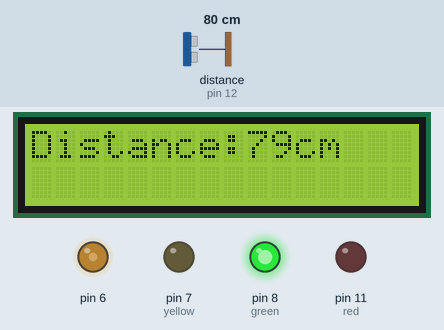
This sketch was run on a simulated Arduino Uno, built with avr-gcc and run on an emulated ATmega328P. Shown: 16×2 character LCD, output pins drawn as LEDs (lit = HIGH). Wiring (inferred from the names in the program): ultrasonic range finder: trigger pin 13; echo pin 12. The inputs (shaded band) are chosen by the test bench; at power-on: distance to the obstacle (sensor on pin 12) 80 cm. The echo pulse lasts 58.3 µs per cm; pins used as bus, display or sensor lines are not drawn; what the sketch prints to the serial monitor is not drawn.

Above: at 1.2 s.
1.3 s: distance to the obstacle (sensor on pin 12) set to 24 cm
At 1.9 s:
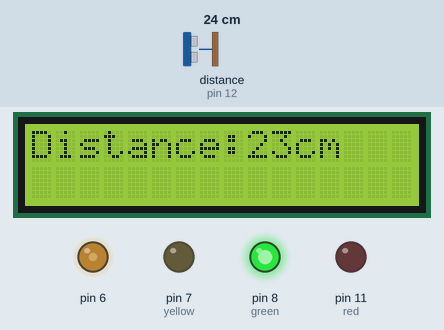
2.8 s: distance to the obstacle (sensor on pin 12) set to 19 cm
At 4.4 s:
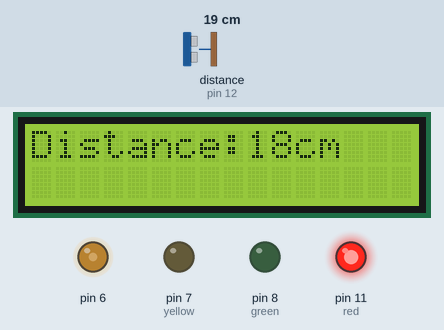
5.3 s: distance to the obstacle (sensor on pin 12) set to 2 cm
At 6.9 s:
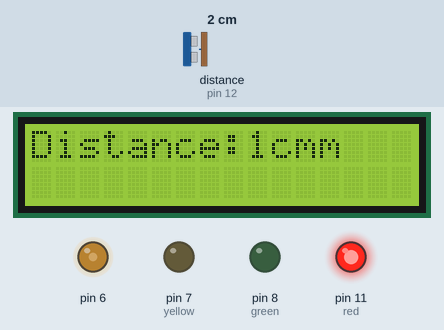
7.3 s: distance to the obstacle (sensor on pin 12) set to 23 cm
At 8.4 s:
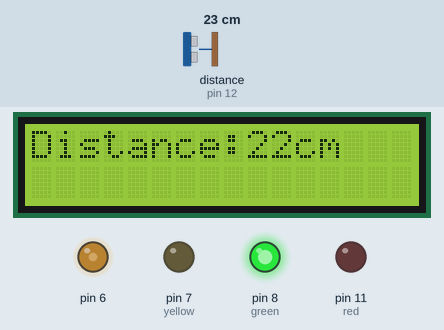
9.4 s: distance to the obstacle (sensor on pin 12) set to 4 cm
At 10.2 s:
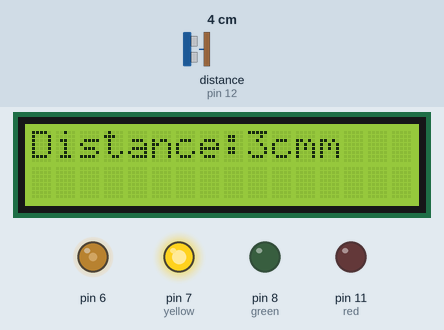
11.9 s: distance to the obstacle (sensor on pin 12) set to 60 cm
At 13.3 s:
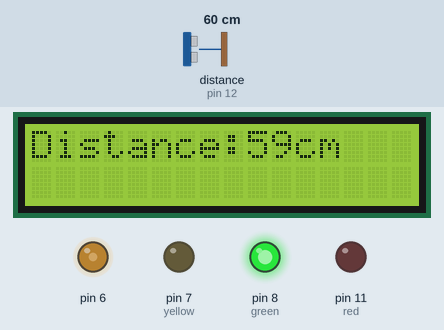
Timing chart, 0 to 14.9 s (numbered marks = the images above; inputs shaded):
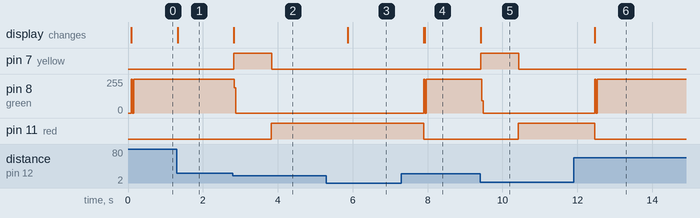

The sketch:

Traffic_Light.ino
```cpp
/*
 * Ziven, Rokhit
 * 27 March 2020
 *
 */
#include <LiquidCrystal.h>
const int rs = 10, en = 9, d4 = 5, d5 = 4, d6 = 3, d7 = 2;
LiquidCrystal lcd(10, 9, 5, 4, 3, 2);

int yellow = 7;
int red = 11;
int green = 8;
const int trigPin = 13;
const int echoPin = 12;
int brightness = 0;

void setup() {
  Serial.begin(9600);
  pinMode(red, OUTPUT);
  pinMode(trigPin, OUTPUT);
  pinMode(echoPin, INPUT);
  lcd.begin(16, 2);
  lcd.clear();
  analogWrite(6, 100);
  pinMode(green, OUTPUT);
  pinMode(yellow, OUTPUT);


}

void loop() {
  long duration;
  int distance;
  digitalWrite(trigPin, LOW);
  delayMicroseconds(2);
  digitalWrite(trigPin, HIGH);
  delayMicroseconds(10);
  digitalWrite(trigPin, LOW);
  duration = pulseIn(echoPin, HIGH);
  distance = (duration / 2) * 0.0343;
  Serial.print(distance);
  Serial.println("cm");
  delay(10);
  lcd.setCursor(0, 0);
  lcd.print("Distance:");
  lcd.print(distance);
  lcd.print("cm");
  analogWrite(green, brightness);


  if ((distance > 20))
  {
    digitalWrite(green, HIGH);
    digitalWrite(yellow, LOW);
    digitalWrite(red, LOW);

  }
  else
  {
    digitalWrite(green, LOW);

    if (digitalRead(red) == HIGH) {
      digitalWrite(yellow, LOW);

    } else {
      digitalWrite(yellow, HIGH);

    }

    delay(1000);
    digitalWrite(red, HIGH);
  }

}
```

Measured:
- the behaviour switches between 22 and 21 cm on distance to the obstacle (sensor on pin 12) (found by bisection; images 1 and 2)
- after the input at 1.3 s, the display: changes at once (image 1)
- after the input at 2.8 s, pin 7 (yellow): LOW → HIGH at once, → LOW 1.0 s later; pin 8 (green): 255/255 → 0/255 at once; pin 11 (red): LOW → HIGH after 1.0 s; the display: changes at once (image 2)
- after the input at 5.3 s, the display: changes after 0.57 s (image 3)
- after the input at 7.3 s, pin 8 (green): 0/255 → 255/255 after 0.59 s; pin 11 (red): HIGH → LOW after 0.59 s; the display: changes after 0.59 s (image 4)
- after the input at 9.4 s, pin 7 (yellow): LOW → HIGH at once, → LOW 1.0 s later; pin 8 (green): 255/255 → 0/255 at once; pin 11 (red): LOW → HIGH after 1.0 s; the display: changes at once (image 5)
- after the input at 11.9 s, pin 8 (green): 0/255 → 255/255 after 0.56 s; pin 11 (red): HIGH → LOW after 0.56 s; the display: changes after 0.56 s (image 6)
